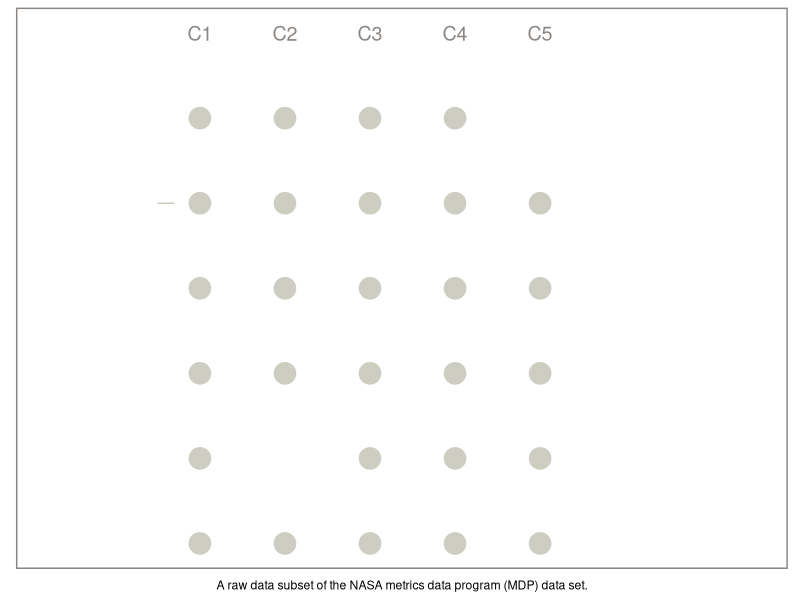
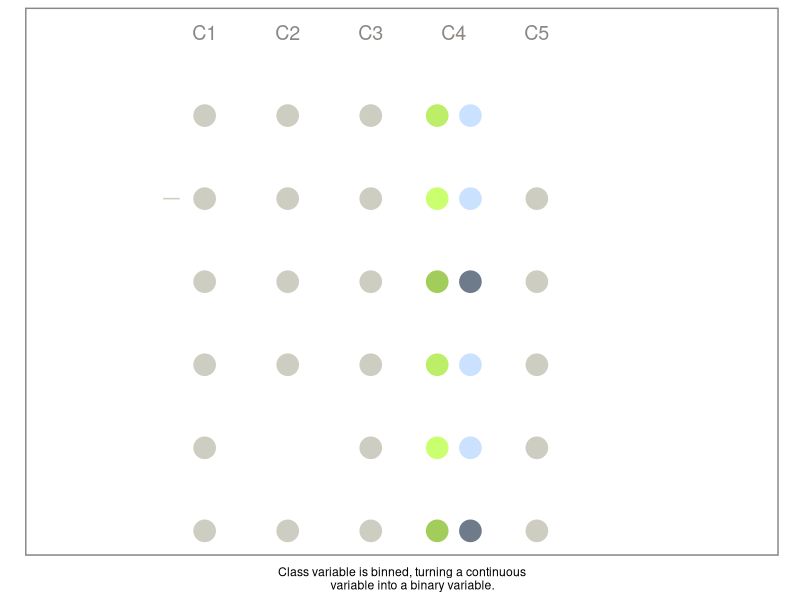
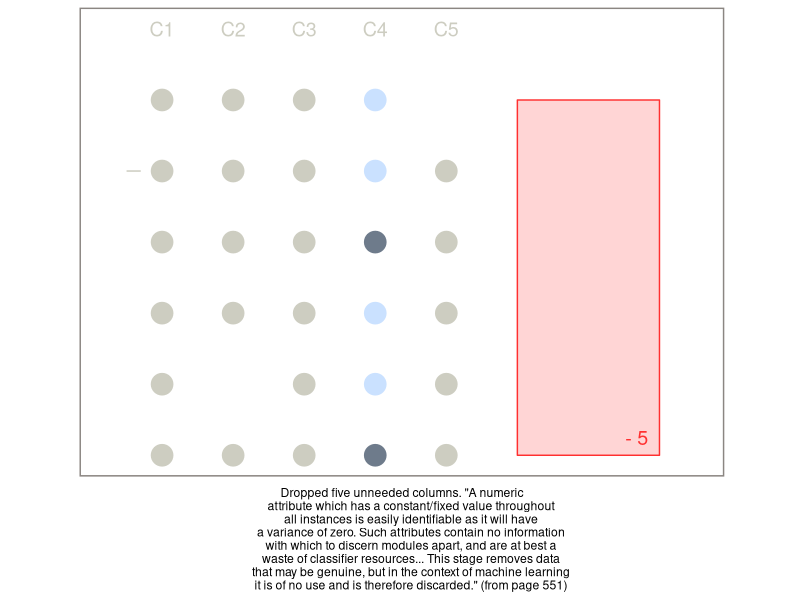
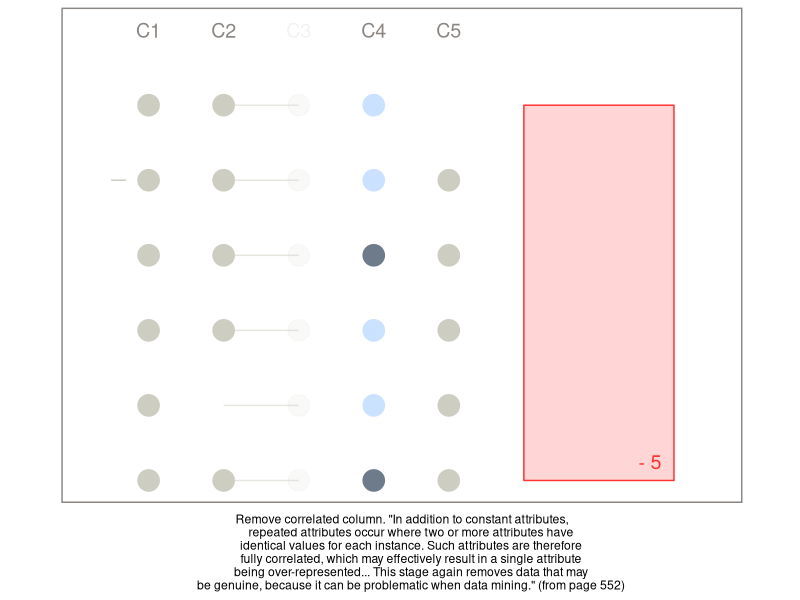
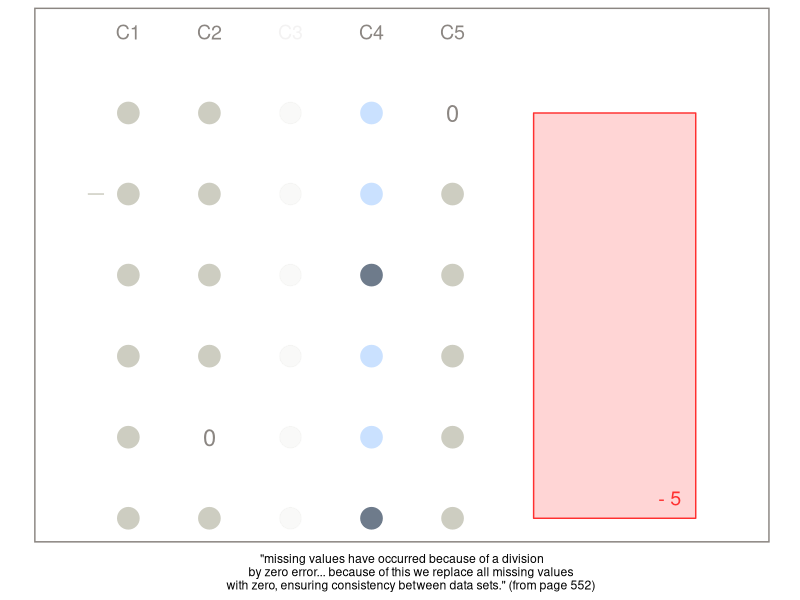
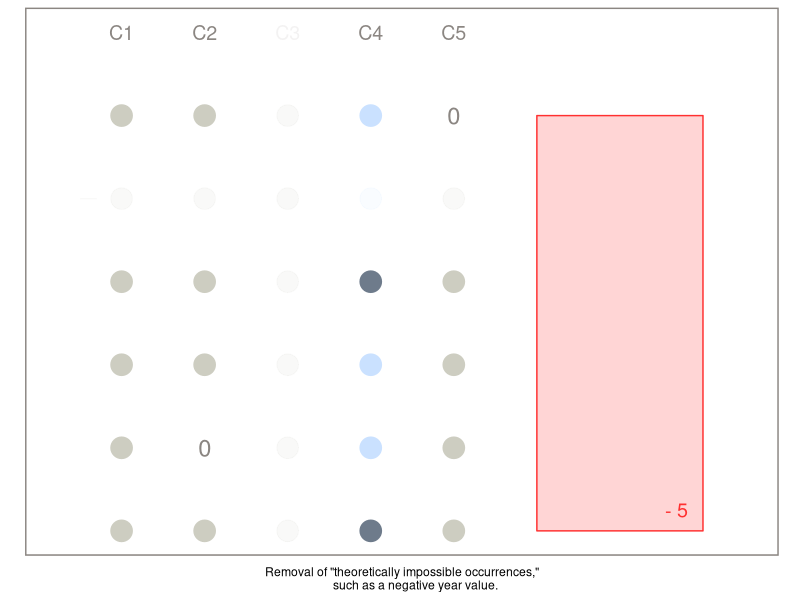
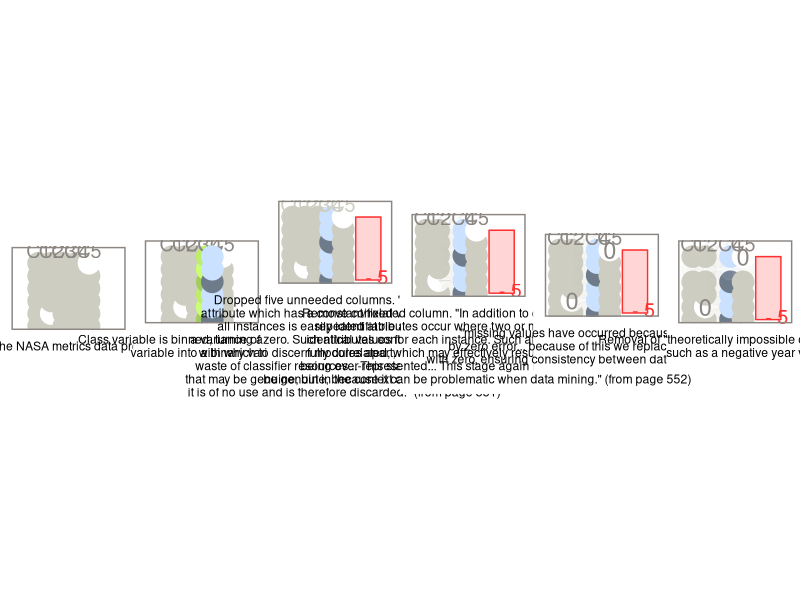

These figures' R source, in order:
library(ggplot2)
library(ggpubr)

subdat <- data.frame(expand.grid(x = seq(1, 5), y = seq(1, 6)))
subdat <- subdat[order(subdat$x), ]
rownames(subdat) <- seq(1, nrow(subdat))

subdat$colour <- "ivory3"
subdat[c(8, 30), "colour"] <- "white"

labels <-
  data.frame(
    x = seq(1, 5),
    y = rep(7, 5),
    label = c("C1", "C2", "C3", "C4", "C5")
  )

g <- ggplot() +
  geom_point(
    data = subdat,
    aes(x = x, y = y, colour = colour),
    size = 7,
    show.legend = FALSE
  ) +
  scale_colour_identity() +
  geom_text(
    data = labels,
    aes(x = x, y = y, label = label),
    colour = "seashell4",
    size = 5
  ) +
  geom_segment(aes(
    x = .5,
    xend = .7,
    y = 5,
    yend = 5
  ), colour = "ivory3") +
  theme(
    axis.line = element_blank(),
    axis.text.x = element_blank(),
    axis.text.y = element_blank(),
    axis.ticks = element_blank(),
    axis.title.x = element_blank(),
    axis.title.y = element_blank(),
    panel.background = element_blank(),
    panel.border = element_rect(
      colour = "seashell4",
      fill = NA,
      size = 1,
    ),
    plot.caption = element_text(hjust = 0.5)
  ) +
  labs(caption = "A raw data subset of the NASA metrics data program (MDP) data set.") +
  xlim(c(-.75, 7.5)) +
  coord_equal()
g

subdat[subdat$x == 4, "colour"] <-
  c(
    "darkolivegreen3",
    "darkolivegreen1",
    "darkolivegreen2",
    "darkolivegreen3",
    "darkolivegreen1",
    "darkolivegreen2"
  )
binned <- subdat[subdat$x == 4,]
subdat[subdat$x == 4, "x"] <- subdat[subdat$x == 4, "x"] - .2
binned$x <- binned$x + .2
binned$colour <-
  c(
    "lightsteelblue4",
    "lightsteelblue1",
    "lightsteelblue1",
    "lightsteelblue4",
    "lightsteelblue1",
    "lightsteelblue1"
  )
p1 <- ggplot() +
  geom_point(
    data = subdat,
    aes(x = x, y = y, colour = colour),
    size = 7,
    show.legend = FALSE
  ) +
  scale_colour_identity() +
  geom_text(
    data = labels,
    aes(x = x, y = y, label = label),
    colour = "seashell4",
    size = 5
  ) +
  geom_segment(aes(
    x = .5,
    xend = .7,
    y = 5,
    yend = 5
  ), colour = "ivory3") +
  geom_point(
    data = binned,
    aes(x = x, y = y, colour = colour),
    size = 7,
    show.legend = FALSE
  ) +
  theme(
    axis.line = element_blank(),
    axis.text.x = element_blank(),
    axis.text.y = element_blank(),
    axis.ticks = element_blank(),
    axis.title.x = element_blank(),
    axis.title.y = element_blank(),
    panel.background = element_blank(),
    panel.border = element_rect(
      colour = "seashell4",
      fill = NA,
      size = 1
    ),
    plot.caption = element_text(hjust = 0.5)
  ) +
  labs(caption = "Class variable is binned, turning a continuous
       variable into a binary variable.") +
  xlim(c(-.75, 7.5)) +
  coord_equal()
p1

subdat[subdat$x == 3.8, "x"] <- subdat[subdat$x == 3.8, "x"] + .2
subdat[subdat$x == 4, "colour"] <-
  c(
    "lightsteelblue4",
    "lightsteelblue1",
    "lightsteelblue1",
    "lightsteelblue4",
    "lightsteelblue1",
    "lightsteelblue1"
  )

dropShape <-
  data.frame(
    x = c(6, 6, 8, 8, 6),
    y = c(1, 6, 6, 1, 1),
    group = rep(1, 5)
  )
dropShapeLabel <-
  data.frame(x = c(7.68),
             y = c(1.25),
             label = "- 5")
p2 <- ggplot() +
  geom_point(
    data = subdat,
    aes(x = x, y = y, colour = colour),
    size = 7,
    show.legend = FALSE
  ) +
  scale_colour_identity() +
  geom_text(
    data = labels,
    aes(x = x, y = y, label = label),
    colour = "ivory3",
    size = 5
  ) +
  geom_segment(aes(
    x = .5,
    xend = .7,
    y = 5,
    yend = 5
  ), colour = "ivory3") +
  geom_polygon(
    data = dropShape,
    aes(x = x, y = y, group = group),
    fill = "firebrick1",
    alpha = .2,
    colour = "firebrick1"
  ) +
  geom_text(
    data = dropShapeLabel,
    aes(x = x, y = y, label = label),
    colour = "firebrick1",
    size = 5
  ) +
  theme(
    axis.line = element_blank(),
    axis.text.x = element_blank(),
    axis.text.y = element_blank(),
    axis.ticks = element_blank(),
    axis.title.x = element_blank(),
    axis.title.y = element_blank(),
    panel.background = element_blank(),
    panel.border = element_rect(
      colour = "seashell4",
      fill = NA,
      size = 1
    ),
    plot.caption = element_text(hjust = 0.5)
  ) +
  (
    labs(
      caption = 'Dropped five unneeded columns. "A numeric
      attribute which has a constant/fixed value throughout
      all instances is easily identifiable as it will have
      a variance of zero. Such attributes contain no information
      with which to discern modules apart, and are at best a
      waste of classifier resources... This stage removes data
      that may be genuine, but in the context of machine learning
      it is of no use and is therefore discarded." (from page 551)'
    )
  ) +
  xlim(c(.25, 8.5)) +
  coord_equal()
p2

subdat$alpha <- 1
subdat[subdat$x == 3, "alpha"] <- .1
labels$alpha <- 1
labels[labels$x == 3, "alpha"] <- .1
connect <-
  data.frame(cbind(subdat[subdat$x == 2, c("x", "y")], subdat[subdat$x == 3, c("x", "y")]))
connect$group <- seq(1, 6)
p3 <- ggplot() +
  geom_point(
    data = subdat,
    aes(
      x = x,
      y = y,
      colour = colour,
      alpha = alpha
    ),
    size = 7,
    show.legend = FALSE
  ) +
  scale_colour_identity() +
  geom_text(
    data = labels,
    aes(
      x = x,
      y = y,
      label = label,
      alpha = alpha
    ),
    colour = "seashell4",
    size = 5,
    show.legend = FALSE
  ) +
  geom_segment(aes(
    x = .5,
    xend = .7,
    y = 5,
    yend = 5
  ), colour = "ivory3") +
  geom_polygon(
    data = dropShape,
    aes(x = x, y = y, group = group),
    fill = "firebrick1",
    alpha = .2,
    colour = "firebrick1"
  ) +
  geom_text(
    data = dropShapeLabel,
    aes(x = x, y = y, label = label),
    colour = "firebrick1",
    size = 5
  ) +
  geom_segment(
    data = connect,
    aes(
      x = x,
      xend = x.1,
      y = y,
      yend = y.1,
      group = group
    ),
    colour = "ivory3",
    alpha = .5
  ) +
  theme(
    axis.line = element_blank(),
    axis.text.x = element_blank(),
    axis.text.y = element_blank(),
    axis.ticks = element_blank(),
    axis.title.x = element_blank(),
    axis.title.y = element_blank(),
    panel.background = element_blank(),
    panel.border = element_rect(
      colour = "seashell4",
      fill = NA,
      size = 1
    ),
    plot.caption = element_text(hjust = 0.5)
  ) +
  (
    labs(
      caption = 'Remove correlated column. "In addition to constant attributes,
      repeated attributes occur where two or more attributes have
      identical values for each instance. Such attributes are therefore
      fully correlated, which may effectively result in a single attribute
      being over-represented... This stage again removes data that may
      be genuine, because it can be problematic when data mining." (from page 552)'
    )
  ) +
  xlim(c(.25, 8.5)) +
  coord_equal()
p3

zeros <- subdat[c(8, 30),]
zeros$label <- "0"
p4 <- ggplot() +
  geom_point(
    data = subdat,
    aes(
      x = x,
      y = y,
      colour = colour,
      alpha = alpha
    ),
    size = 7,
    show.legend = FALSE
  ) +
  scale_colour_identity() +
  geom_text(
    data = labels,
    aes(
      x = x,
      y = y,
      label = label,
      alpha = alpha
    ),
    colour = "seashell4",
    size = 5,
    show.legend = FALSE
  ) +
  geom_segment(aes(
    x = .5,
    xend = .7,
    y = 5,
    yend = 5
  ), colour = "ivory3") +
  geom_polygon(
    data = dropShape,
    aes(x = x, y = y, group = group),
    fill = "firebrick1",
    alpha = .2,
    colour = "firebrick1"
  ) +
  geom_text(
    data = dropShapeLabel,
    aes(x = x, y = y, label = label),
    colour = "firebrick1",
    size = 5
  ) +
  geom_text(
    data = zeros,
    aes(x = x, y = y, label = label),
    colour = "seashell4",
    size = 6
  ) +
  theme(
    axis.line = element_blank(),
    axis.text.x = element_blank(),
    axis.text.y = element_blank(),
    axis.ticks = element_blank(),
    axis.title.x = element_blank(),
    axis.title.y = element_blank(),
    panel.background = element_blank(),
    panel.border = element_rect(
      colour = "seashell4",
      fill = NA,
      size = 1
    ),
    plot.caption = element_text(hjust = 0.5)
  ) +
  (
    labs(
      caption = '"missing values have occurred because of a division
      by zero error... because of this we replace all missing values
      with zero, ensuring consistency between data sets." (from page 552)'
    )
  ) +
  xlim(c(.25, 8.5)) +
  coord_equal()
p4

subdat[subdat$y == 5, "alpha"] <- .1
p5 <- ggplot() +
  geom_point(
    data = subdat,
    aes(
      x = x,
      y = y,
      colour = colour,
      alpha = alpha
    ),
    size = 7,
    show.legend = FALSE
  ) +
  scale_colour_identity() +
  geom_text(
    data = labels,
    aes(
      x = x,
      y = y,
      label = label,
      alpha = alpha
    ),
    colour = "seashell4",
    size = 5,
    show.legend = FALSE
  ) +
  geom_segment(aes(
    x = .5,
    xend = .7,
    y = 5,
    yend = 5
  ),
  colour = "ivory3",
  alpha = .1) +
  geom_polygon(
    data = dropShape,
    aes(x = x, y = y, group = group),
    fill = "firebrick1",
    alpha = .2,
    colour = "firebrick1"
  ) +
  geom_text(
    data = dropShapeLabel,
    aes(x = x, y = y, label = label),
    colour = "firebrick1",
    size = 5
  ) +
  geom_text(
    data = zeros,
    aes(x = x, y = y, label = label),
    colour = "seashell4",
    size = 6
  ) +
  theme(
    axis.line = element_blank(),
    axis.text.x = element_blank(),
    axis.text.y = element_blank(),
    axis.ticks = element_blank(),
    axis.title.x = element_blank(),
    axis.title.y = element_blank(),
    panel.background = element_blank(),
    panel.border = element_rect(
      colour = "seashell4",
      fill = NA,
      size = 1
    ),
    plot.caption = element_text(hjust = 0.5)
  ) +
  (
    labs(caption = 'Removal of "theoretically impossible occurrences,"
         such as a negative year value.')
  ) +
  xlim(c(.25, 8.5)) +
  coord_equal()
p5

ggsave(
  "test.pdf",
  ggarrange(g, p1, p2, p3, p4, p5, nrow = 1),
  width = 30,
  height = 8
)

